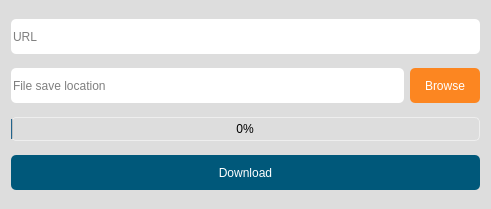
<?xml version="1.0" encoding="UTF-8"?>
<ui version="4.0">
 <class>Main</class>
 <widget class="QWidget" name="Main">
  <property name="geometry">
   <rect>
    <x>0</x>
    <y>0</y>
    <width>491</width>
    <height>209</height>
   </rect>
  </property>
  <property name="windowTitle">
   <string>Downloader</string>
  </property>
  <property name="autoFillBackground">
   <bool>false</bool>
  </property>
  <property name="styleSheet">
   <string notr="true">background-color: #dddddd;</string>
  </property>
  <layout class="QGridLayout" name="gridLayout">
   <item row="1" column="0">
    <widget class="QLineEdit" name="txt_dest">
     <property name="minimumSize">
      <size>
       <width>300</width>
       <height>35</height>
      </size>
     </property>
     <property name="styleSheet">
      <string notr="true">background-color: #fff; border-radius: 5px</string>
     </property>
     <property name="placeholderText">
      <string>File save location</string>
     </property>
    </widget>
   </item>
   <item row="1" column="1">
    <widget class="QPushButton" name="btn_browse">
     <property name="minimumSize">
      <size>
       <width>70</width>
       <height>35</height>
      </size>
     </property>
     <property name="maximumSize">
      <size>
       <width>120</width>
       <height>16777215</height>
      </size>
     </property>
     <property name="cursor">
      <cursorShape>PointingHandCursor</cursorShape>
     </property>
     <property name="styleSheet">
      <string notr="true">background-color: #fc8621; border: 0px solid; border-radius: 5px; color: #fff;</string>
     </property>
     <property name="text">
      <string>Browse</string>
     </property>
    </widget>
   </item>
   <item row="0" column="0" colspan="2">
    <widget class="QLineEdit" name="txt_url">
     <property name="minimumSize">
      <size>
       <width>0</width>
       <height>35</height>
      </size>
     </property>
     <property name="styleSheet">
      <string notr="true">background-color: #fff; border-radius: 5px</string>
     </property>
     <property name="placeholderText">
      <string>URL</string>
     </property>
    </widget>
   </item>
   <item row="2" column="0" colspan="2">
    <widget class="QProgressBar" name="progressBar">
     <property name="minimumSize">
      <size>
       <width>0</width>
       <height>0</height>
      </size>
     </property>
     <property name="styleSheet">
      <string notr="true">border: 1px solid #eee; border-radius: 5px;</string>
     </property>
     <property name="value">
      <number>0</number>
     </property>
     <property name="alignment">
      <set>Qt::AlignCenter</set>
     </property>
    </widget>
   </item>
   <item row="3" column="0" colspan="2">
    <widget class="QPushButton" name="btn_download">
     <property name="minimumSize">
      <size>
       <width>0</width>
       <height>35</height>
      </size>
     </property>
     <property name="cursor">
      <cursorShape>PointingHandCursor</cursorShape>
     </property>
     <property name="styleSheet">
      <string notr="true">background-color: #00587a; border: 0px solid; border-radius: 5px; color: #fff;</string>
     </property>
     <property name="text">
      <string>Download</string>
     </property>
    </widget>
   </item>
  </layout>
 </widget>
 <resources/>
 <connections/>
</ui>
